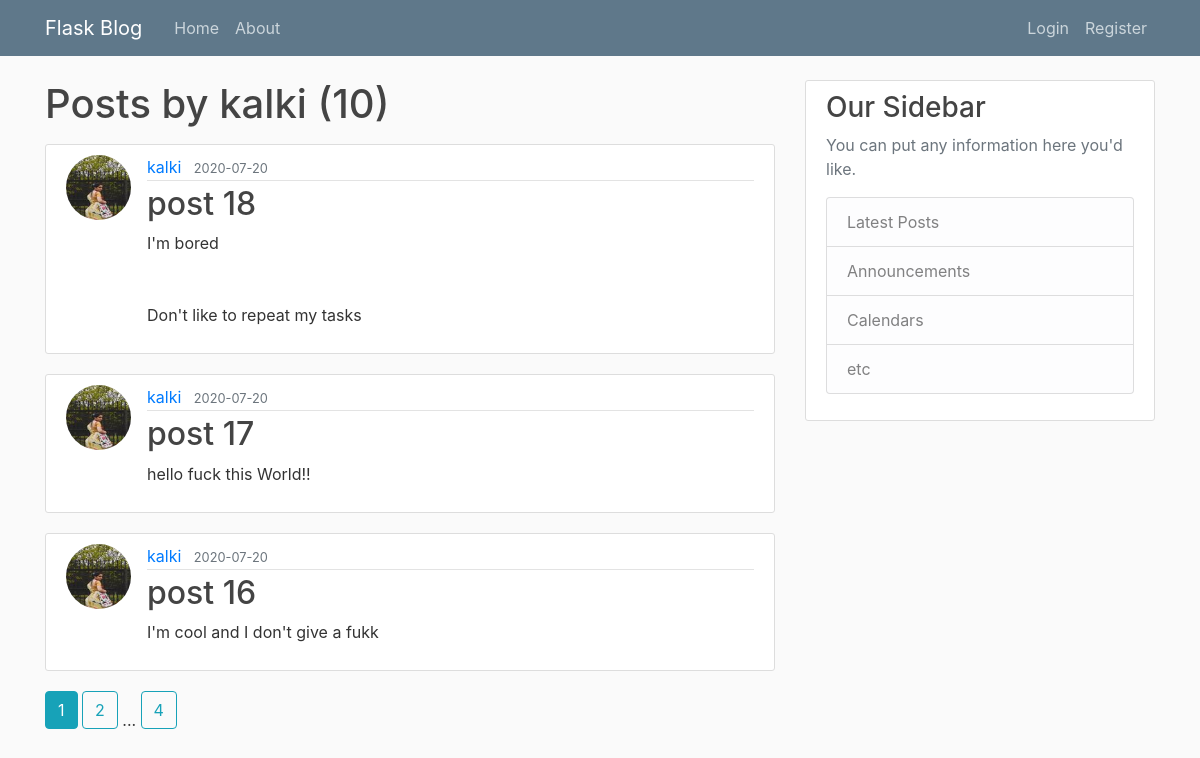
The app's page /user/kalki with its own data.
### flaskblog/models.py (models this page shows, shortened)
class User(db.Model, UserMixin):
    id = db.Column(db.Integer, primary_key=True)
    username = db.Column(db.String(20), unique=True, nullable=False)
    email = db.Column(db.String(120), unique=True, nullable=False)
    image_file = db.Column(db.String(20), nullable=False, default='default.jpg')
    password = db.Column(db.String(60), nullable=False)
    posts = db.relationship('Post', backref='author', lazy=True)

class Post(db.Model):
    id = db.Column(db.Integer, primary_key=True)
    title = db.Column(db.String(100), nullable=False)
    date_posted = db.Column(db.DateTime, nullable=False, default=datetime.utcnow)
    content = db.Column(db.Text, nullable=False)
    user_id = db.Column(db.Integer, db.ForeignKey('user.id'), nullable=False)

### flaskblog/users/routes.py (the view)
@users.route('/user/<string:username>')
def user_posts(username):
    page = request.args.get('page', 1, type=int)
    user = User.query.filter_by(username=username).first_or_404()
    posts = Post.query.filter_by(author=user).order_by(Post.date_posted.desc()).paginate(page=page, per_page=3)
    return render_template('user_posts.html', posts=posts, user=user)

### flaskblog/templates/user_posts.html
{% extends "layout.html" %}
{% block content %}
    <h1 class="mb-3">Posts by {{ user.username }} ({{posts.total}})</h1>
    {% for post in posts.items %}
        <article class="media content-section">
            <img class="rounded-circle article-img" src="{{ url_for('static', filename='profile_pics/' + post.author.image_file) }}">
            <div class="media-body">
                <div class="article-metadata">
                    <a class="mr-2" href="{{ url_for('users.user_posts', username=post.author.username) }}">{{ post.author.username }}</a>
                    <small class="text-muted">{{ post.date_posted.strftime('%Y-%m-%d') }}</small>
                </div>
                <h2><a class="article-title" href="{{ url_for('posts.post', post_id=post.id) }}">{{ post.title }}</a></h2>
                <p class="article-content">{{ post.content }}</p>
            </div>
        </article>
    {%endfor%}
    {% for page_num in posts.iter_pages(left_edge=1, right_edge=1, left_current=1, right_current=2) %}
        {% if page_num %}
            {% if posts.page == page_num %}
                <a class="btn btn-info mb-4" href="{{ url_for('users.user_posts', username=user.username, page=page_num) }}">{{ page_num }}</a>
            {% else %}
            <a class="btn btn-outline-info mb-4" href="{{ url_for('users.user_posts', username=user.username, page=page_num) }}">{{ page_num }}</a>
            {% endif %}
        {% else %}
            ...
        {% endif %}
    {%endfor%}
{% endblock content %}

### flaskblog/templates/layout.html (shortened to what this page needs)
<!DOCTYPE html>
<html>
    <head>
        <link rel="stylesheet" href="https://stackpath.bootstrapcdn.com/bootstrap/4.5.0/css/bootstrap.min.css">
        <link rel="stylesheet" type="text/css" href="{{ url_for('static', filename='main.css') }}">
    </head>
    <body>
        <header class="site-header">
            <nav class="navbar navbar-expand-md navbar-dark bg-steel fixed-top">
                <div class="container">
                    <a class="navbar-brand mr-4" href="{{url_for('main.home')}}">Flask Blog</a>
                    <div class="collapse navbar-collapse" id="navbarToggle">
                        <div class="navbar-nav mr-auto">
                            <a class="nav-item nav-link" href="{{url_for('main.home')}}">Home</a>
                            <a class="nav-item nav-link" href="{{url_for('main.about')}}">About</a>
                        </div>
                        <div class="navbar-nav">
                            {% if current_user.is_authenticated %}
                                <a class="nav-item nav-link" href="{{url_for('posts.new_post')}}">New Post</a>
                                <a class="nav-item nav-link" href="{{url_for('users.account')}}">Account</a>
                                <a class="nav-item nav-link" href="{{url_for('users.logout')}}">Logout</a>
                            {% else %}
                                <a class="nav-item nav-link" href="{{url_for('users.login')}}">Login</a>
                                <a class="nav-item nav-link" href="{{url_for('users.register')}}">Register</a>
                            {% endif %}
                        </div>
                    </div>
                </div>
            </nav>
        </header>
        <main role="main" class="container">
            <div class="row">
                <div class="col-md-8">
                    {% block content %}{% endblock %}
                </div>
                <div class="col-md-4">
                    <div class="content-section">
                        <h3>Our Sidebar</h3>
                        <p class='text-muted'>You can put any information here you'd like.
                            <ul class="list-group">
                                <li class="list-group-item list-group-item-light">Latest Posts</li>
                                <li class="list-group-item list-group-item-light">Announcements</li>
                                <li class="list-group-item list-group-item-light">Calendars</li>
                                <li class="list-group-item list-group-item-light">etc</li>
                            </ul>
                        </p>
                    </div>
                </div>
            </div>
        </main>
    </body>
</html>

### flaskblog/static/main.css (style rules this page uses)
body { background: #fafafa; color: #333333; margin-top: 5rem; }
h1, h2, h3, h4, h5, h6 { color: #444444; }
.bg-steel { background-color: #5f788a; }
.site-header .navbar-nav .nav-link { color: #cbd5db; }
.content-section { background: #ffffff; padding: 10px 20px; border: 1px solid #dddddd; border-radius: 3px; margin-bottom: 20px; }
.article-title { color: #444444; }
.article-content { white-space: pre-line; }
.article-img { height: 65px; width: 65px; margin-right: 16px; }
.article-metadata { padding-bottom: 1px; margin-bottom: 4px; border-bottom: 1px solid #e3e3e3 }

### records on screen
User: username "kalki"
Post: image_file (picture), author.username "kalki", date_posted "2020-07-20", title "post 18", content "I'm bored Don't like to repeat my tasks"
Post: image_file (picture), author.username "kalki", date_posted "2020-07-20", title "post 17", content "hello fuck this World!!"
Post: image_file (picture), author.username "kalki", date_posted "2020-07-20", title "post 16", content "I'm cool and I don't give a fukk"

### other values on screen
{{ posts.total }} "10"
{{ page_num }} "1"
{{ page_num }} "2" "4"
